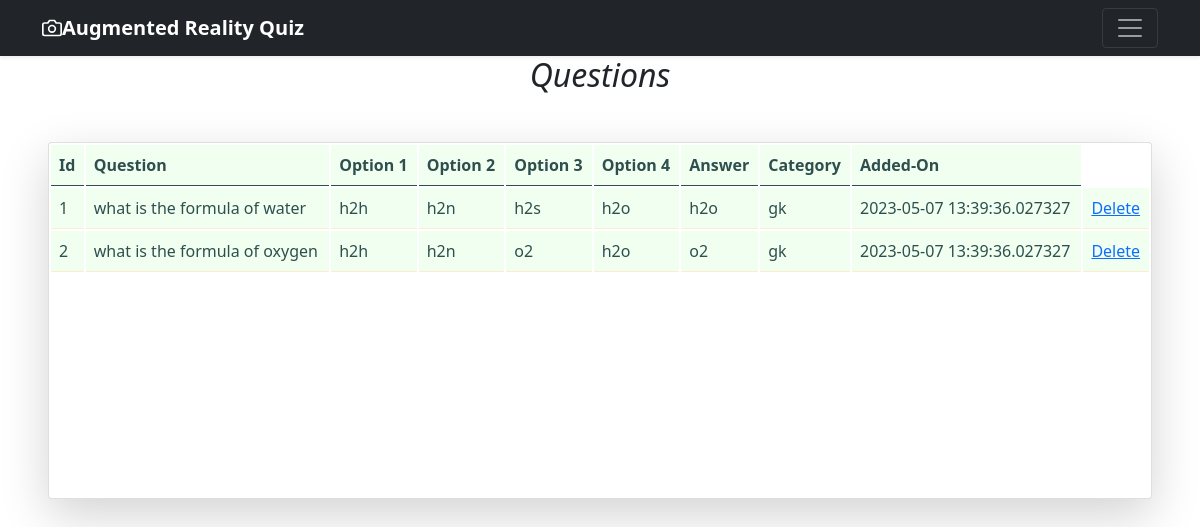
The page /display on the database its author committed.
### database.py (models this page shows, shortened)
class Question(Base):
    __tablename__ = 'questions'
    id = Column(Integer, primary_key=True)
    title = Column(String(255), nullable=False, unique=True)
    op1 = Column(String(255), nullable=False)
    op2 = Column(String(255), nullable=False)
    op3 = Column(String(255), nullable=False)
    op4 = Column(String(255), nullable=False)
    ans = Column(String(255), nullable=False)
    category = Column(String(255),nullable=False)
    added_on = Column(DateTime, default=datetime.now)

### app.py (the view)
@app.route('/display')
def display():
    sess=opendb()
    records= sess.query(Question).all()
    sess.close()
    return render_template('display.html',records=records)

### app.py (called while the page is built)
def opendb():
    engine = create_engine("sqlite:///db.sqlite",echo=True)
    Session = sessionmaker(bind=engine)
    return Session()

### templates/display.html (shortened to what this page needs)
{% extends 'base.html' %}
{% block body %}
<i class="fa fa-align-center" aria-hidden="true"><center><h2>Questions</h2></center></i>
<div class="card shadow-lg m-5">
    <table class="table table-striped|sm|bordered table-inverse table-responsive">
        <thead class="thead-inverse|thead-default">
            <tr>
                <th><b>Id</b></th>
                <th><b>Question</b></th>
                <th><b>Option 1</b></th>
                <th><b>Option 2</b></th>
                <th><b>Option 3</b></th>
                <th><b>Option 4</b></th>
                <th><b>Answer</b></th>
                <th><b>Category</b></th>
                <th><b>Added-On</b></th>
            </tr>
        </thead>
        <tbody>
            {% for item in records %}
            <tr>
                <td >{{item.id}}</td>
                <td >{{item.title}}</td>
                <td >{{item.op1}}</td>
                <td >{{item.op2}}</td>
                <td >{{item.op3}}</td>
                <td >{{item.op4}}</td>
                <td >{{item.ans}}</td>
                <td >{{item.category}}</td>
                <td >{{item.added_on}}</td>
                <td ><a href="/delete/{{item.id}}">Delete</a></td>
            </tr>
            {% endfor %}
        </tbody>
    </table>
</div>
{% endblock body %}

### templates/base.html (shortened to what this page needs)
<!DOCTYPE html>
<html lang="en">
<head>
  <link rel="stylesheet" href="https://stackpath.bootstrapcdn.com/bootstrap/5.0.0-alpha1/css/bootstrap.min.css">
</head>
<body>
    <header>
        <div class="navbar navbar-dark bg-dark shadow-sm">
          <div class="container">
            <a href="#" class="navbar-brand d-flex align-items-center">
              <strong>Augmented Reality Quiz</strong>
            </a>
            <button class="navbar-toggler" type="button" data-toggle="collapse" data-target="#navbarHeader"
              aria-controls="navbarHeader" aria-expanded="false" aria-label="Toggle navigation">
              <span class="navbar-toggler-icon"></span>
            </button>
          </div>
        </div>
      </header>
        {% block body %}{% endblock body %}
</body>
</html>

### templates/display.html (style rules this page uses)
.table { --bs-table-bg: linen; --bs-table-accent-bg: honeydew; --bs-table-striped-color: #212528; --bs-table-striped-bg: rgba(0, 0, 0, 0.05); --bs-table-active-color: #212527; --bs-table-active-bg: rgba(0, 0, 0, 0.1); --bs-table-hover-color: #212529; --bs-table-hover-bg: rgba(0, 0, 0, 0.075); width: 100%; margin-bottom: 14rem; color: darkslategrey; vertical-align: baseline; border-color: blanchedalmond; }
table { caption-side: bottom; border-collapse: separate; }

### rows shown on the page
Question: id "1", title "what is the formula of water", op1 "h2h", op2 "h2n", op3 "h2s", op4 "h2o", ans "h2o", category "gk", added_on "2023-05-07 13:39:36.027327"
Question: id "2", title "what is the formula of oxygen", op1 "h2h", op2 "h2n", op3 "o2", op4 "h2o", ans "o2", category "gk", added_on "2023-05-07 13:39:36.027327"
